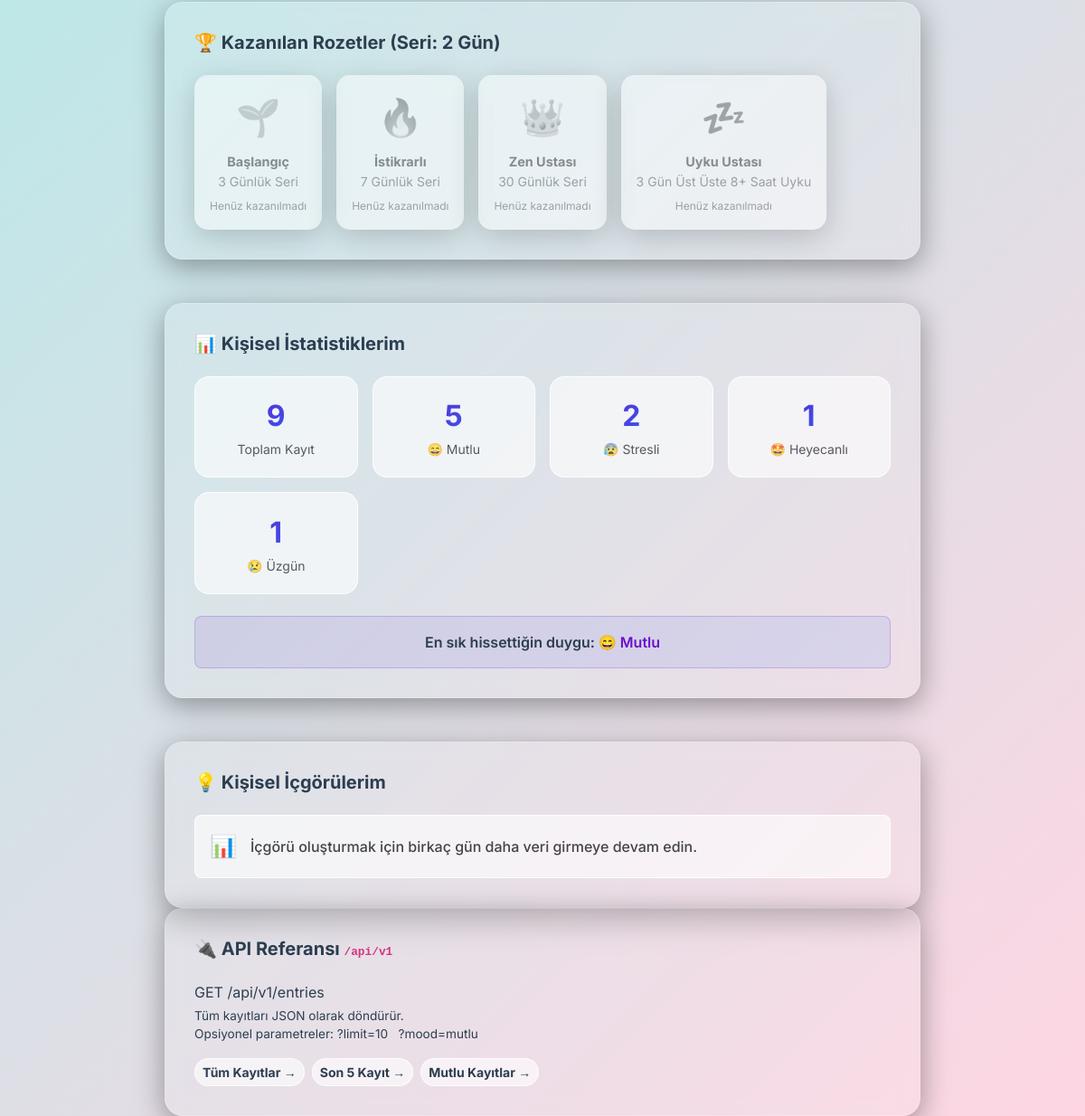
Before: /profile (lower part) with the older database file.
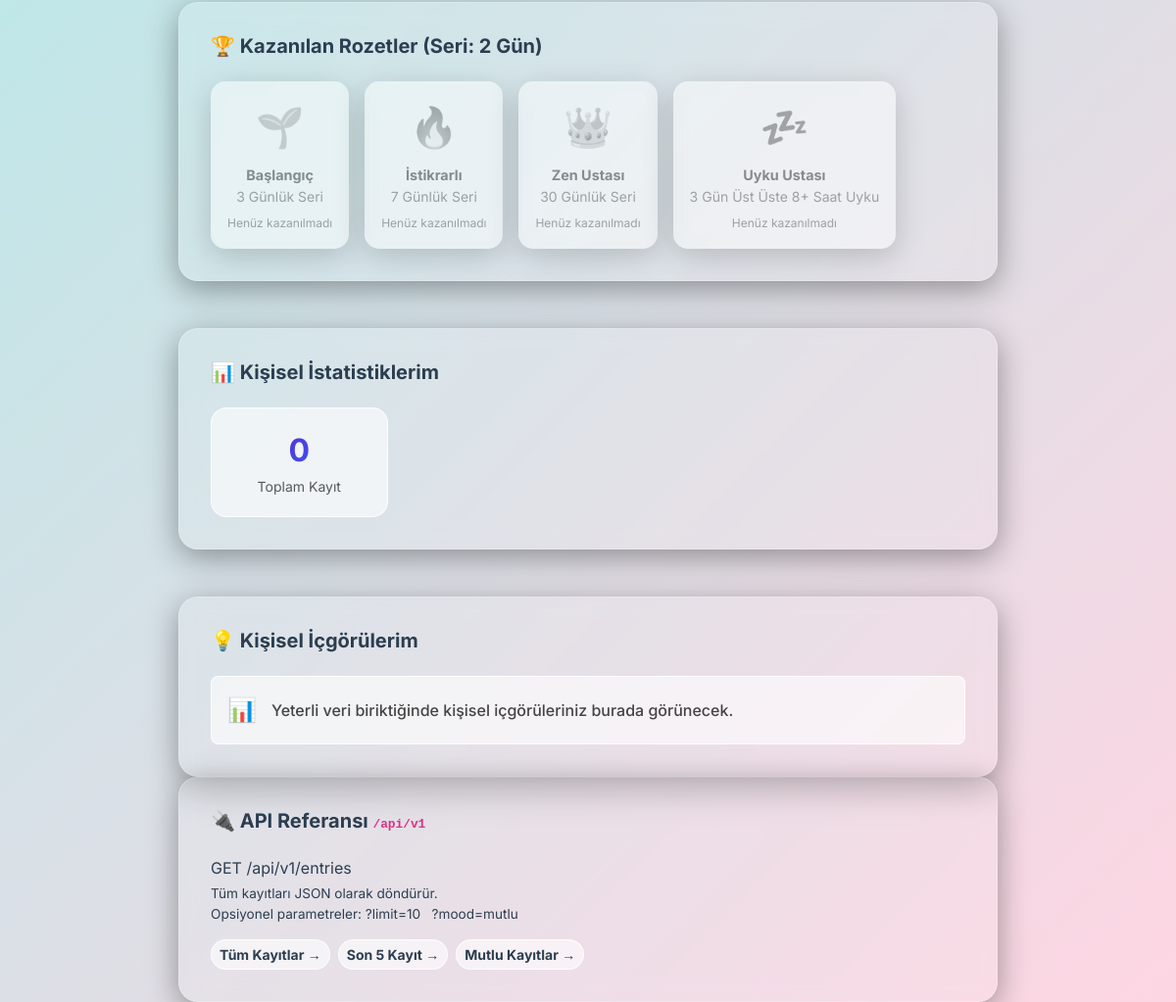
After: the same page with the newer database file.
### app/models.py (models this page shows, shortened)
class User(db.Model):
    id = db.Column(db.Integer, primary_key=True)
    username = db.Column(db.String(64), index=True, unique=True)
    email = db.Column(db.String(120), index=True, unique=True)
    password_hash = db.Column(db.String(256))
    avatar_file = db.Column(db.String(120), nullable=False, default='default.png')
    streak_count = db.Column(db.Integer, default=0)
    last_entry_date = db.Column(db.Date, nullable=True)
    has_sleep_master_badge = db.Column(db.Boolean, default=False)
    last_login = db.Column(db.DateTime, default=db.func.now())
    pending_notification = db.Column(db.String(255), nullable=True)

class MoodEntry(db.Model):
    id = db.Column(db.Integer, primary_key=True)
    mood = db.Column(db.String(20), nullable=False)
    text = db.Column(db.Text, nullable=False)
    _mini_journal = db.Column('mini_journal', db.Text, nullable=True)
    _free_writing = db.Column('free_writing', db.Text, nullable=True)
    @property
    def mini_journal(self):
        f = get_fernet()
        if self._mini_journal and f:
            try:
                return f.decrypt(self._mini_journal.encode('utf-8')).decode('utf-8')
            except:
                return self._mini_journal
        return self._mini_journal
    @mini_journal.setter
    def mini_journal(self, value):
        f = get_fernet()
        if value and f:
            self._mini_journal = f.encrypt(value.encode('utf-8')).decode('utf-8')
        else:
            self._mini_journal = value
    @property
    def free_writing(self):
        f = get_fernet()
        if self._free_writing and f:
            try:
                return f.decrypt(self._free_writing.encode('utf-8')).decode('utf-8')
            except:
                return self._free_writing
        return self._free_writing
    @free_writing.setter
    def free_writing(self, value):
        f = get_fernet()
        if value and f:
            self._free_writing = f.encrypt(value.encode('utf-8')).decode('utf-8')
        else:
            self._free_writing = value
    timestamp = db.Column(db.DateTime, index=True, default=db.func.now())
    ai_analysis = db.Column(db.String(255), nullable=True)
    ai_advice = db.Column(db.Text, nullable=True)
    ai_sentiment = db.Column(db.String(50), nullable=True)
    ai_score = db.Column(db.Integer, nullable=True)
    ai_keywords = db.Column(db.String(255), nullable=True)
    sleep_hours = db.Column(db.Float, nullable=True)
    stress_level = db.Column(db.Integer, nullable=True)
    activities = db.Column(db.String(255), nullable=True)
    bedtime = db.Column(db.Time, nullable=True)
    wakeup_time = db.Column(db.Time, nullable=True)
    sleep_quality = db.Column(db.Integer, nullable=True) # 1-5
    dream_note = db.Column(db.Text, nullable=True)
    caffeine_intake = db.Column(db.Integer, nullable=True)
    screen_time = db.Column(db.Integer, nullable=True)
    is_work_day = db.Column(db.Boolean, nullable=True, default=False)
    social_interaction_score = db.Column(db.Integer, nullable=True) # 1-5
    weather_condition = db.Column(db.String(50), nullable=True)
    notes = db.Column(db.Text, nullable=True)
    activity_type = db.Column(db.String(50), nullable=True)

### app/routes.py (the view)
@main.route('/profile', methods=['GET', 'POST'])
def profile():
    try:
        user = User.query.first()
        if not user:
            user = User(username=_('Mindful Kullanıcı'), email='user@mindful.me', avatar_file='default.png')
            db.session.add(user)
            db.session.commit()
    except Exception:
        db.session.rollback()
        class DummyUser:
            id = 1
            username = 'Mindful Kullanıcı'
            email = 'user@mindful.me'
            avatar_file = 'default.png'
            streak_count = 0
        user = DummyUser()
        user.has_sleep_master_badge = False
    check_badges(user)
    smart_coach_feedback = get_lifestyle_feedback()
    form = ProfileForm()
    if form.validate_on_submit():
        try:
            user.username = form.username.data
            user.email = form.email.data
            file = form.avatar.data
            if file and file.filename:
                filename  = secure_filename(file.filename)
                ext       = os.path.splitext(filename)[1].lower() if '.' in filename else ''
                save_name = f"avatar_{user.id}{ext}"
                os.makedirs(AVATARS_DIR, exist_ok=True)
                file.save(os.path.join(AVATARS_DIR, save_name))
                user.avatar_file = save_name
            db.session.commit()
            flash(_('Profil başarıyla güncellendi! 🎉'), 'success')
        except Exception:
            db.session.rollback()
            flash(_('Profil güncellenirken hata oluştu (Veritabanı şema sorunu).'), 'danger')
        return redirect(url_for('main.profile'))
    elif request.method == 'GET':
        form.username.data = getattr(user, 'username', '')
        form.email.data = getattr(user, 'email', '')
    try:
        total_entries  = MoodEntry.query.count()
        all_entries = MoodEntry.query.all()
    except Exception:
        db.session.rollback()
        total_entries = 0
        all_entries = []
    mood_counts    = {}
    for e in all_entries:
        if getattr(e, 'mood', None):
            mood_counts[e.mood] = mood_counts.get(e.mood, 0) + 1
    best_mood      = max(mood_counts, key=mood_counts.get) if mood_counts else None
    avatar_file = getattr(user, 'avatar_file', 'default.png')
    avatar_url     = url_for('static', filename=f'avatars/{avatar_file}') \
                     if avatar_file and avatar_file != 'default.png' \
                     else None
    streak = getattr(user, 'streak_count', 0) or 0
    badges = [
        {'name': _('Başlangıç'), 'icon': '🌱', 'desc': _('3 Günlük Seri'), 'earned': streak >= 3},
        {'name': _('İstikrarlı'), 'icon': '🔥', 'desc': _('7 Günlük Seri'), 'earned': streak >= 7},
        {'name': _('Zen Ustası'), 'icon': '👑', 'desc': _('30 Günlük Seri'), 'earned': streak >= 30}
    ]
    if getattr(user, 'has_sleep_master_badge', False):
        badges.append({'name': _('Uyku Ustası'), 'icon': '💤', 'desc': _('3 Gün Üst Üste 8+ Saat Uyku'), 'earned': True})
    else:
        badges.append({'name': _('Uyku Ustası'), 'icon': '💤', 'desc': _('3 Gün Üst Üste 8+ Saat Uyku'), 'earned': False})
    insights = calculate_lifestyle_insights(all_entries)
    top_activities = get_best_feeling_activities(all_entries)
    show_support_card = False
    motivation_quote = ""
    try:
        latest_entry = MoodEntry.query.order_by(MoodEntry.timestamp.desc()).first()
        if latest_entry:
            score = MOOD_VALUES.get(latest_entry.mood, 3)
            bad_words = ['kötü', 'stresli', 'üzgün', 'uzgun', 'kotu']
            text_to_check = f"{latest_entry.text or ''} {getattr(latest_entry, 'mini_journal', '') or ''} {getattr(latest_entry, 'free_writing', '') or ''}".lower()
            has_bad_word = any(word in text_to_check for word in bad_words)
            if score < 3 or has_bad_word:
                show_support_card = True
                import random
                quotes = [
                    _("Zor zamanlar geçicidir, ama güçlü insanlar kalıcıdır."),
                    _("Her yeni gün, yeni bir başlangıçtır."),
                    _("İçindeki güce güven, sen bundan daha güçlüsün."),
                    _("Küçük adımlar, büyük değişimlere yol açar. Sadece devam et."),
                    _("Kendine şefkat göster, bugün elinden gelenin en iyisini yapıyorsun.")
                ]
                motivation_quote = random.choice(quotes)
    except Exception:
        pass
    ai_patterns = analyze_patterns()
    return render_template('profile.html', user=user, form=form,
                           total_entries=total_entries, mood_counts=mood_counts,
                           best_mood=best_mood, avatar_url=avatar_url, badges=badges,
                           insights=insights, smart_coach_feedback=smart_coach_feedback,
                           top_activities=top_activities, show_support_card=show_support_card,
                           motivation_quote=motivation_quote, ai_patterns=ai_patterns)

### app/__init__.py (called while the page is built)
def get_locale():
    if 'language' in session:
        return session['language']
    return request.accept_languages.best_match(['tr', 'en'], default='tr')

### app/models.py (called while the page is built)
def get_fernet():
    key = current_app.config.get('ENCRYPTION_KEY')
    if key:
        try:
            from cryptography.fernet import Fernet
            return Fernet(key.encode('utf-8'))
        except ImportError:
            pass
    return None

### app/routes.py (called while the page is built)
@main.before_request
def check_pending_notifications():
    try:
        user = User.query.first()
        if user:
            user.last_login = datetime.utcnow()
            if getattr(user, 'pending_notification', None):
                flash(user.pending_notification)
                user.pending_notification = None
            db.session.commit()
    except Exception:
        db.session.rollback()

def check_badges(user):
    if not user: return
    recent_entries = MoodEntry.query.order_by(MoodEntry.timestamp.desc()).limit(3).all()
    if len(recent_entries) == 3:
        all_good = True
        for e in recent_entries:
            if getattr(e, 'sleep_hours', None) is None or float(e.sleep_hours) < 8:
                all_good = False
                break
        if all_good and not getattr(user, 'has_sleep_master_badge', False):
            user.has_sleep_master_badge = True
            try:
                db.session.commit()
            except Exception:
                db.session.rollback()

### app/templates/profile.html (shortened to what this page needs)
<!DOCTYPE html>
<html lang="tr">
<head>
    <link href="https://cdn.jsdelivr.net/npm/bootstrap@5.3.2/dist/css/bootstrap.min.css" rel="stylesheet">
    <link rel="stylesheet" href="{{ url_for('static', filename='css/style.css') }}">
</head>
<body>
    <div class="container" style="max-width: 860px;">
        <div class="glass-card mt-5">
            <h5 class="fw-bold mb-4">🏆 {{ _('Kazanılan Rozetler (Seri: %(count)s Gün)', count=(user.streak_count if
                user and user.streak_count else 0)) }}</h5>
            <div class="d-flex flex-wrap gap-3">
                {% for badge in badges %}
                <div class="glass-card text-center p-3"
                    style="min-width: 120px; border-radius: 15px; background: rgba(255,255,255,0.9); {% if not badge.earned %}opacity: 0.5; filter: grayscale(100%);{% endif %}">
                    <div style="font-size: 2.5rem;">{{ badge.icon }}</div>
                    <div class="fw-bold mt-2" style="font-size: 0.9rem; color: #6a11cb;">{{ badge.name }}</div>
                    <div class="text-muted small">{{ badge.desc }}</div>
                    {% if not badge.earned %}
                    <div class="text-muted small mt-2" style="font-size: 0.75rem;">{{ _('Henüz kazanılmadı') }}</div>
                    {% endif %}
                </div>
                {% endfor %}
            </div>
        </div>
        <div class="glass-card mt-5">
            <h5 class="fw-bold mb-4">📊 {{ _('Kişisel İstatistiklerim') }}</h5>
            <div class="row g-3">
                <div class="col-6 col-md-3">
                    <div class="stat-badge">
                        <div class="stat-num">{{ total_entries }}</div>
                        <small class="text-muted">{{ _('Toplam Kayıt') }}</small>
                    </div>
                </div>
                {% set mood_emojis = {'mutlu':'😄','sakin':'😌','stresli':'😰','uzgun':'😢','heyecanli':'🤩'} %}
                {% set mood_labels =
                {'mutlu':_('Mutlu'),'sakin':_('Sakin'),'stresli':_('Stresli'),'uzgun':_('Üzgün'),'heyecanli':_('Heyecanlı')}
                %}
                {% for mood_key, count in mood_counts.items() %}
                <div class="col-6 col-md-3">
                    <div class="stat-badge">
                        <div class="stat-num">{{ count }}</div>
                        <small class="text-muted">{{ mood_emojis.get(mood_key,'❓') }} {{ mood_labels.get(mood_key,
                            mood_key) }}</small>
                    </div>
                </div>
                {% endfor %}
            </div>
            {% if best_mood %}
            <div class="mt-4 p-3 rounded-3 text-center" style="background:linear-gradient(135deg,rgba(106,17,203,0.1),rgba(37,117,252,0.1));
                         border:1px solid rgba(106,17,203,0.2);">
                <p class="mb-0 fw-semibold">
                    {{ _('En sık hissettiğin duygu:') }}
                    <span style="color:#6a11cb;">{{ mood_emojis.get(best_mood,'') }} {{ mood_labels.get(best_mood,
                        best_mood) }}</span>
                </p>
            </div>
            {% endif %}
        </div>
        <div class="glass-card mt-5">
            <h5 class="fw-bold mb-4">💡 {{ _('Kişisel İçgörülerim') }}</h5>
            <div class="d-flex flex-column gap-3">
                {% if insights %}
                {% for insight in insights %}
                <div class="p-3 rounded-3"
                    style="background: rgba(255, 255, 255, 0.6); border: 1px solid rgba(255, 255, 255, 0.9);">
                    <div class="d-flex align-items-center">
                        <span style="font-size: 1.5rem; margin-right: 15px;">{{ insight.icon }}</span>
                        <span style="font-weight: 500; color: #444;">{{ insight.text }}</span>
                    </div>
                </div>
                {% endfor %}
                {% else %}
                <p class="text-muted mb-0">{{ _('İçgörü verisi bulunamadı.') }}</p>
                {% endif %}
            </div>
        </div>
        <div class="glass-card">
            <h5 class="fw-bold mb-4">🔌 {{ _('API Referansı') }} <code style="font-size:0.8rem;">/api/v1</code></h5>
            <div class="api-card mb-3">
                <p class="mb-1">
                    <span class="method">GET</span>
                    <span class="url"> /api/v1/entries</span>
                </p>
                <p class="mb-0" style="font-size:0.85rem;">
                    {{ _('Tüm kayıtları JSON olarak döndürür.') }}<br>
                    {{ _('Opsiyonel parametreler:') }}
                    <span class="param">?limit=10</span> &nbsp;
                    <span class="param">?mood=mutlu</span>
                </p>
            </div>
            <div class="d-flex gap-2 flex-wrap">
                <a href="{{ url_for('main.api_entries') }}" target="_blank" class="btn btn-glass btn-sm">{{ _('Tüm
                    Kayıtlar →') }}</a>
                <a href="{{ url_for('main.api_entries') }}?limit=5" target="_blank" class="btn btn-glass btn-sm">{{
                    _('Son 5 Kayıt →') }}</a>
                <a href="{{ url_for('main.api_entries') }}?mood=mutlu" target="_blank" class="btn btn-glass btn-sm">{{
                    _('Mutlu Kayıtlar →') }}</a>
            </div>
        </div>
    </div>
</body>
</html>

### app/static/css/style.css (style rules this page uses)
* { transition: all 0.3s ease; }
:root { --bg-gradient: linear-gradient(135deg, #a8edea 0%, #fed6e3 100%); --text-color: #2c3e50; --glass-bg: rgba(255, 255, 255, 0.1); --glass-border: rgba(255, 255, 255, 0.2); --glass-shadow: 0 8px 32px 0 rgba(0, 0, 0, 0.37); --nav-bg: rgba(255, 255, 255, 0.2); --btn-glass-bg: rgba(255, 255, 255, 0.6); --btn-glass-border: rgba(255, 255, 255, 0.8); --btn-glass-hover: rgba(255, 255, 255, 0.9); }
body { background: var(--bg-gradient); color: var(--text-color); font-family: 'Inter', 'Segoe UI', Tahoma, Geneva, Verdana, sans-serif; min-height: 100vh; }
.glass-card { background: var(--glass-bg); backdrop-filter: blur(10px); -webkit-backdrop-filter: blur(10px); border: 1px solid var(--glass-border); box-shadow: var(--glass-shadow); border-radius: 20px; padding: 2rem; }
.btn-glass { background: var(--btn-glass-bg); border: 1px solid var(--btn-glass-border); color: var(--text-color); font-weight: bold; border-radius: 50px; }
.stat-badge { background: var(--btn-glass-bg); border: 1px solid var(--btn-glass-border); border-radius: 16px; padding: 1.2rem 1rem; text-align: center; transition: transform 0.2s; }
.stat-badge .stat-num { font-size: 2rem; font-weight: 700; background: linear-gradient(135deg, #6a11cb, #2575fc); -webkit-background-clip: text; -webkit-text-fill-color: transparent; }

Changed rows visible on the page:
removed MoodEntry: count "5", get "😄", mood "Mutlu"
removed MoodEntry: count "2", get "😰", mood "Stresli"
removed MoodEntry: count "1", get "🤩", mood "Heyecanlı"
removed MoodEntry: count "1", get "😢", mood "Üzgün"
Other visible differences:
{{ total_entries }}: "9" → "0"
new list line: "📊 Yeterli veri biriktiğinde kişisel içgörüleriniz burada görünecek."
text no longer shown: "En sık hissettiğin duygu:"
list line gone: "📊 İçgörü oluşturmak için birkaç gün daha veri girmeye devam edin."
